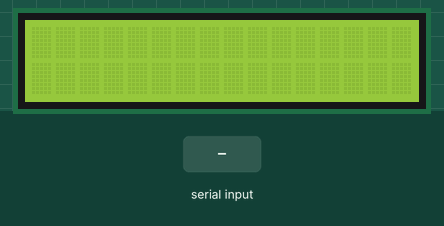
Bench run of a sketch on a simulated Arduino Uno, built with avr-gcc and run on an emulated ATmega328P. Parts: 16×2 character LCD. The test bench sets the inputs (shaded band).

Above: at 1.2 s.
1.3 s: "1" received over Serial
At 1.8 s:
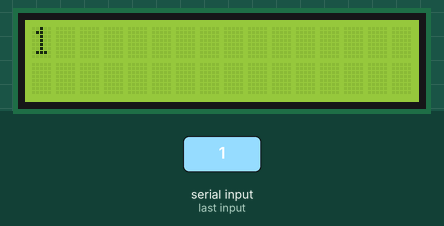
2.8 s: "0" received over Serial
At 4.0 s:
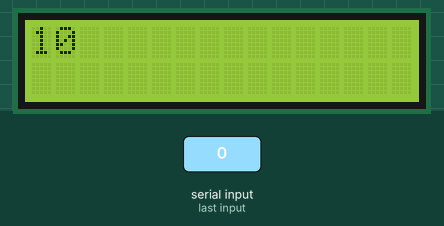
4.3 s: "2" received over Serial
At 5.3 s:
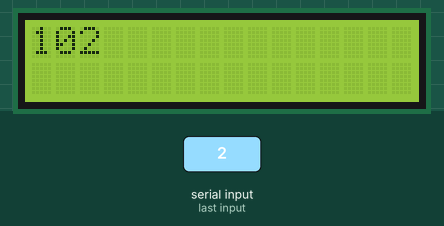
Timing chart, 0 to 7.3 s (numbered marks = the images above; inputs shaded):
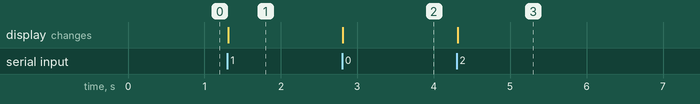

The sketch:

sketch_jun03c_write_lcd.ino
```cpp
#include<LiquidCrystal.h>
LiquidCrystal lcd{8,9,10,11,12,13};
String sid;
void setup() {
  Serial.begin(9600);
  lcd.begin(16,2);
pinMode(13,1);
}

void loop() { char c;
   if(Serial.available()>0)
 { c=Serial.read();
  sid=sid+c;
  delay(10);
 /*int i=0;
 while(1)
 {
  if(isalpha(c[i]))
  {
    i++;
  }
  else
  break;
 }
 c[i]="";*/
 }
 if(sid.length()>0)
 {
 lcd.print(sid);
 delay(1000);
 }

 /*if(c=='y')
 {
  digitalWrite(13,1);
 }
  if(c=='n')
  {
    digitalWrite(13,0);
  }
 */
 sid="";
 }
```

Measured:
- after the input at 1.3 s, the display: changes at once (image 1)
- after the input at 2.8 s, the display: changes at once (image 2)
- after the input at 4.3 s, the display: changes at once (image 3)
